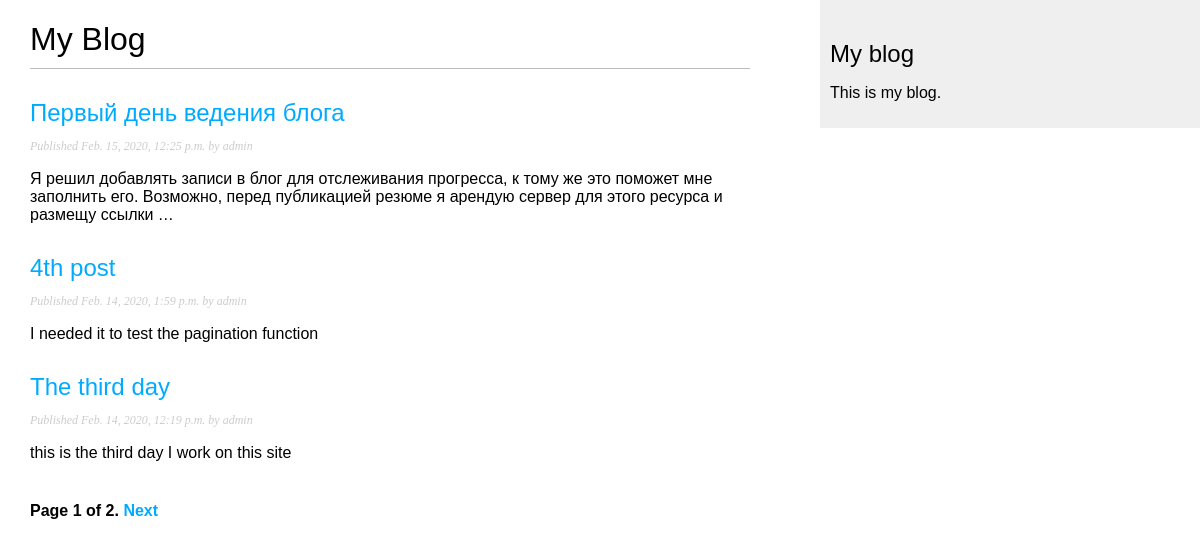
/blog/, run on an earlier commit of the app's database.
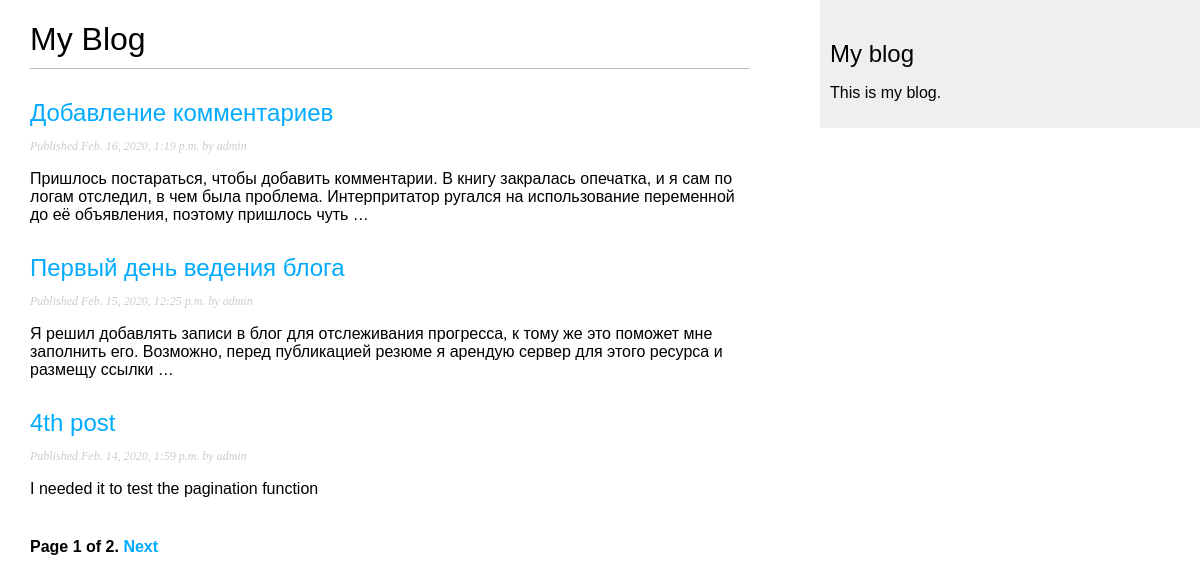
And on a later commit of the database.
### blog/models.py (models this page shows, shortened)
class Post(models.Model):
    STATUS_CHOICES = (
        ('draft', 'Draft'),
        ('published', 'Published'),
    )
    title = models.CharField(max_length=250)
    slug = models.SlugField(max_length=250, unique_for_date='publish')
    author = models.ForeignKey(User, on_delete=models.CASCADE,
                               related_name='blog_posts')
    body = models.TextField()
    publish = models.DateTimeField(default=timezone.now)
    created = models.DateTimeField(auto_now_add=True)
    updated = models.DateTimeField(auto_now=True)
    status = models.CharField(max_length=10, choices=
                              STATUS_CHOICES, default='draft')
    objects = models.Manager() #Здесь менеджер по умолчанию
    published = PublishedManager() #А здесь кастомный, который выводит только опубликованные
    def get_absolute_url(self):
        return reverse('blog:post_detail', args=[self.publish.year,
                        self.publish.month, self.publish.day, self.slug])
    class Meta:
        ordering = ('-publish',)

### blog/views.py (the view)
# urls.py: path('', views.post_list, name='post_list'),
def post_list(request):
    object_list=Post.published.all()  #Передаёт все посты из базы данных для разбивки
    paginator = Paginator(object_list, 3)  #Разбивает посты по 3 на странице. Заменить число для увеличения числа постов
    page = request.GET.get('page')    #Получить номер требуемой страницы из реквеста
    try:
        posts = paginator.page(page)  #Попытаться отобразить нужную страницу (после разбивки через paginator)
    except PageNotAnInteger:
        posts = paginator.page(1)   # Если пользователь запросил не целый номер, вернуть первую
    except EmptyPage:
        posts = paginator.page(paginator.num_pages)   #Если номер страницы больше существующего, вернуть последнюю
    return render(request, 'blog/post/list.html', {'page': page, 'posts':posts})  #Передать в шаблон list.html данные

### blog/models.py (called while the page is built)
    def get_queryset(self):
        return super().get_queryset().filter(status='published')

### blog/templates/blog/post/list.html (shortened to what this page needs)
{% extends "blog/base.html" %}
{% block content %}
<h1>My Blog</h1>
{% for post in posts %}
<h2>
<a href="{{ post.get_absolute_url }}">{{ post.title }}</a>
</h2>
<p class="date">Published {{ post.publish }} by {{ post.author }}</p>
{{ post.body|truncatewords:30|linebreaks }}
{% endfor %}
{% include "blog/pagination.html" with page=posts %}
{% endblock %}

### blog/templates/blog/base.html (shortened to what this page needs)
{% load static %}
<!DOCTYPE html>
<html>
<head>
<link href="{% static "css/blog.css" %}" rel="stylesheet">
</head>
<body>
<div id="content">
{% block content %}{% endblock %}
</div>
<div id="sidebar">
<h2>My blog</h2>
<p>This is my blog.</p>
</div>
</body>
</html>

### blog/templates/blog/pagination.html (shortened to what this page needs)
<div class="pagination">
<span class="step-links">
<span class="current">
Page {{ page.number }} of {{ page.paginator.num_pages }}.
</span>
{% if page.has_next %}
<a href="?page={{ page.next_page_number }}">Next</a>
{% endif %}
</span>
</div>

### blog/static/css/blog.css (style rules this page uses)
body { margin:0; padding:0; font-family:helvetica, sans-serif; }
a { color:#00abff; text-decoration:none; }
h1 { font-weight:normal; border-bottom:1px solid #bbb; padding:0 0 10px 0; }
h2 { font-weight:normal; margin:30px 0 0; }
#content { float:left; width:60%; padding:0 0 0 30px; }
#sidebar { float:right; width:30%; padding:10px; background:#efefef; height:100%; }
p.date { color:#ccc; font-family: georgia, serif; font-size: 12px; font-style: italic; }
.pagination { margin:40px 0; font-weight:bold; }

What changed in the data, as far as the page shows it:
no longer on this page (row unchanged): Post: title "The third day", publish "Feb. 14, 2020, 12:19 p.m.", author "admin", body "this is the third day I work on this site"
added Post: title "Добавление комментариев", publish "Feb. 16, 2020, 1:19 p.m.", author "admin", body "Пришлось постараться, чтобы добавить комментарии. В книгу закралась опечатка, и я сам по логам отследил, в чем была проблема. Интерпритатор ругался на использование переменной до её объявления, поэтому пришлось чуть …"
